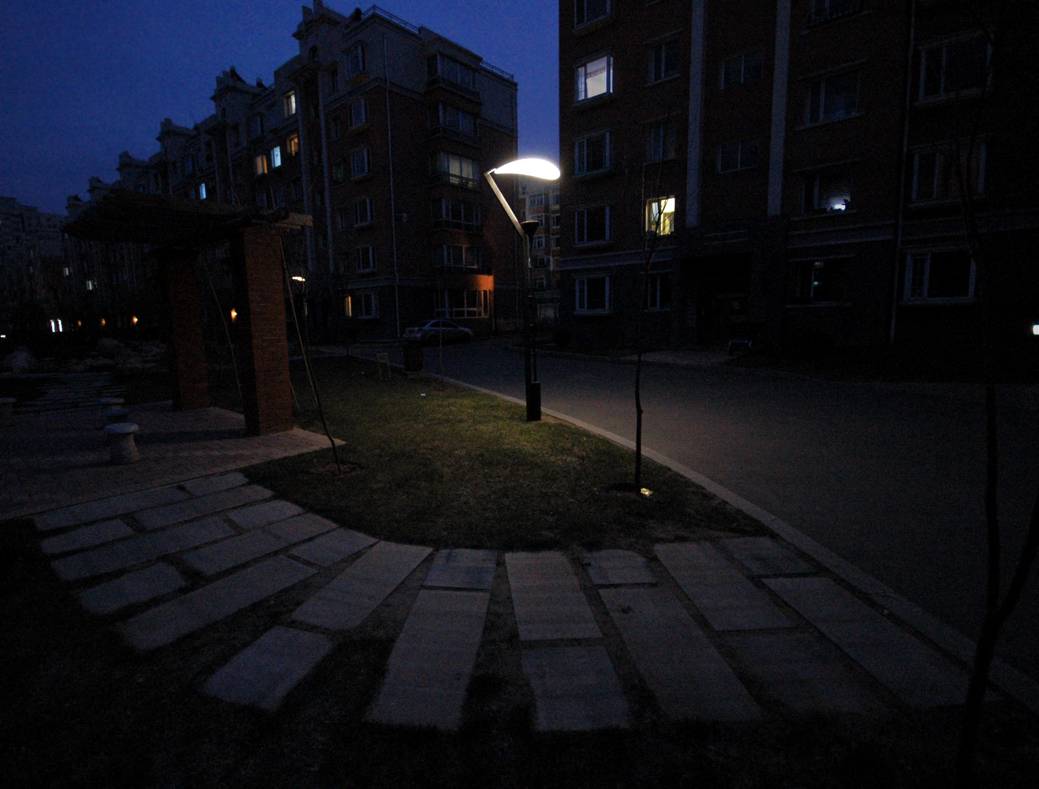
//> input picture low-light/datasets/LIME/10.bmp, 1039 x 789 px
$ ./dong_lowlight   (built with g++ and OpenCV 4)
//> lines starting //> are read from the running program, lines starting //| are printed output that depends on the picture
//> further down, low_light is the input picture: 789 rows x 1039 cols, CV_8UC3; mean B, G, R 24.8, 17.9, 16.8
// C++
#include <list>
#include <vector>
#include <iostream>
#include <assert.h>
// OpenCV
#include <opencv2/opencv.hpp>
// self
#include "guided_filter.hpp"


namespace {

    // [7 lines left out: function run, not called in this run]

    void cv_show(const cv::Mat& one_image, const char* info="") {
        cv::imshow(info, one_image);
        cv::waitKey(0);
        cv::destroyAllWindows();
    }

    bool cv_write(const cv::Mat& source, const std::string save_path) {
        return cv::imwrite(save_path, source, std::vector<int>({cv::IMWRITE_PNG_COMPRESSION, 0}));
    }

    cv::Mat make_pad(const cv::Mat& one_image, const int pad_H, const int pad_W) {
        cv::Mat padded_image;
        cv::copyMakeBorder(one_image, padded_image, pad_H, pad_H, pad_W, pad_W, cv::BORDER_REFLECT);
        return padded_image;
    }

}


template<typename T>
cv::Mat compute_dark_channel(const cv::Mat& origin, const int H, const int W, const int radius=7) {
    const T* const ori_ptr = origin.ptr<T>();
    // 决定数据类型, 是 uchar 还是 float
    const int TYPE = origin.type() == CV_8UC3 ? CV_8UC1 : CV_32FC1;
    // 【1】先 R, G, B 三通道求一个最小图
    cv::Mat min_bgr(H, W, TYPE);
    T* const min_bgr_ptr = min_bgr.ptr<T>();
    const int length = H * W;
    for(int i = 0;i < length; ++i) {
        const int p = 3 * i;
        min_bgr_ptr[i] = std::min(ori_ptr[p], std::min(ori_ptr[p + 1], ori_ptr[p + 2]));
    }
    // 【2】min_bgr 中每个点, 在窗口中找一个最小值
    // 先对图像做 padding
    auto pad_min_bgr = make_pad(min_bgr, radius, radius);
    const int H2 = H + 2 * radius;
    const int W2 = W + 2 * radius;
    // 存放第一次横向找最小值地结果
    cv::Mat temp(H2, W, TYPE);
    T* const temp_ptr = temp.ptr<T>();
    int cnt = 0;
    // 第一次, 横向找 H2 次
    for(int i = 0;i < H2; ++i) {
        T* const row_ptr = pad_min_bgr.ptr<T>() + i * W2 + radius;
        for(int j = 0;j < W; ++j) {
            T min_value = 255;
            for(int k = -radius; k <= radius; ++k)
                min_value = std::min(min_value, row_ptr[j + k]);
            temp_ptr[cnt++] = min_value;
        }
    }
    // 释放空间
    pad_min_bgr.release();
    // 第二次, 竖向比较
    for(int j = 0;j < W; ++j) {
        for(int i = 0;i < H; ++i) {
            T min_value = 255;
            const int offset = (radius + i) * W + j;
            for(int k = -radius; k <= radius; ++k)
                min_value = std::min(min_value, temp_ptr[offset + k * W]);
            min_bgr_ptr[i * W + j] = min_value;  // 结果直接存放到 min_bgr 里面, 节约空间
        }
    }
    return min_bgr;
}


using details_type = std::list< std::pair<std::string, cv::Mat> >;

details_type dong_enhance(
        const cv::Mat& low_light,
        const int radius=3,
        const int A_pixels=100,
        const float weight=0.8,
        const float border=0.5,
        const bool denoise=false) {
//> called with radius = 3, A_pixels = 100, weight = 0.8, border = 0.5, denoise = false
    details_type collections;
    // 获取信息
    const int H = low_light.rows;
    const int W = low_light.cols;
    const int C = low_light.channels();
    const int length = H * W;
    const int total_length = length * C;
    assert(low_light.type() == 16 and "Only CV_8U3(BGR) are supported !");

    //【1】首先 255 - low_light, 得到反转图像
    cv::Mat inverse(H, W, low_light.type());
    uchar* const inv_ptr = inverse.ptr<uchar>();
    for(int i = 0;i < total_length; ++i)
        inv_ptr[i] = 255 - low_light.data[i];
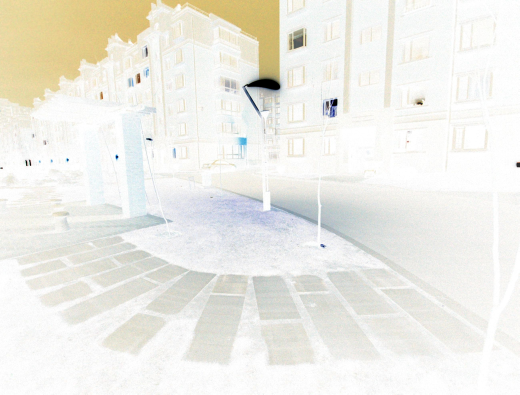
//> inverse: 789 rows x 1039 cols, CV_8UC3 (shown at 1/2 size); mean B, G, R 230.2, 237.1, 238.2
    collections.emplace_back("inverse", inverse);
//> collections = 1 item

    // 【2】对 inverse 去雾, 首先求 inverse 的暗通道
    const auto dark_channel = compute_dark_channel<uchar>(inverse, H, W, radius);
//> the loop in compute_dark_channel, `for(int i = 0;i < H2; ++i)` made 795 passes
//> cnt on passes 1 to 3: 1039, 2078, 3117
//> after the loop in compute_dark_channel, `for(int i = 0;i < H2; ++i)`:
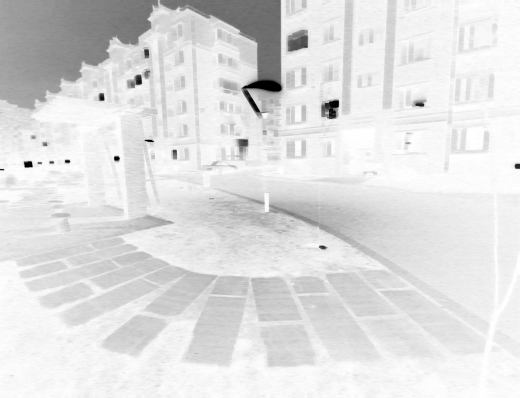
//> temp: 795 rows x 1039 cols, CV_8UC1 (shown at 1/2 size); min 0, max 255, mean 222.9
//> after the loop in compute_dark_channel, `for(int i = 0;i < H2; ++i)`: cnt = 826005
    collections.emplace_back("dark_channel", dark_channel);
//> collections = 2 items

    // 【3】根据暗通道, 排序筛选最大值的前 100 个点
    // 在 有雾图像中去找 rgb 之和最大值作为对三个通道大气光 A 的估计
    std::vector< std::vector<int> > book(256);
    const uchar* const dark_ptr = dark_channel.ptr<uchar>();
    for(int i = 0;i < length; ++i)
        book[dark_ptr[i]].emplace_back(i);
    int cnt = 0;
    std::vector<int> index(A_pixels);  // 找到暗通道最大的 100 个点坐标
    for(int i = 255; i >= 0; --i) {
        const int _size = book[i].size(); // 这里是 O(1)
        for(int t = 0;t < _size and cnt < A_pixels; ++t)
            index[cnt++] = book[i][t];
    }
    int max_bgr_sum = 0;  // 从这 100 个暗通道最大值对应 有雾图像 中, 找 r, g, b 之和最大的点
    int max_index = -1;
    for(int i = 0;i < A_pixels; ++i) {
        const int p = 3 * index[i];
        const int cur_sum = inv_ptr[p] + inv_ptr[p + 1] + inv_ptr[p + 2];
        if(cur_sum > max_bgr_sum) {
            max_bgr_sum = cur_sum;
            max_index = index[i];
        }
    }
//> this loop made 100 passes
//> max_bgr_sum on pass 1: 765
//> after the loop, max_bgr_sum = 765; max_index = 270048
    // 现在 max_index 是最大的 r, g, b 的通道
    int A[3] = {inv_ptr[max_index * 3], inv_ptr[max_index * 3 + 1], inv_ptr[max_index * 3 + 2]};
//> A = [255, 255, 255]
    std::cout << "三个通道的全局大气光估计值 " << A[0] << ", " << A[1] << ", " << A[2] << "\n";
//| 三个通道的全局大气光估计值 255, 255, 255

    // 【4】估计 t
    // 准备一个 float 图, 每个通道的像素除以对应的全局大气光
    cv::Mat R_A(H, W, CV_32FC3);
    float* const R_A_ptr = R_A.ptr<float>();
    for(int i = 0;i < length; ++i) {
        const int p = 3 * i;
        for(int c = 0;c < 3; ++c)
            R_A_ptr[p + c] = inv_ptr[p + c] * 1.f / A[c];
    }
    // 根据比值的暗通道, 得到透射率(这里的 R_A 是 CV_32FC1 了, 节约空间)
    R_A = compute_dark_channel<float>(R_A, H, W, radius);
//> the loop in compute_dark_channel (call 2), `for(int i = 0;i < H2; ++i)` made 795 passes
    float* t_ptr = R_A.ptr<float>();

    // 对透射率做点小改变, 远景增强地更厉害点
    auto discount = [border](const float x) ->float {
        return x;
        if(x >= 0 and x < border) return 2 * x * x;
        else return x;
    };
    for(int i = 0;i < length; ++i)
        t_ptr[i] = discount(1.f - weight * t_ptr[i]);
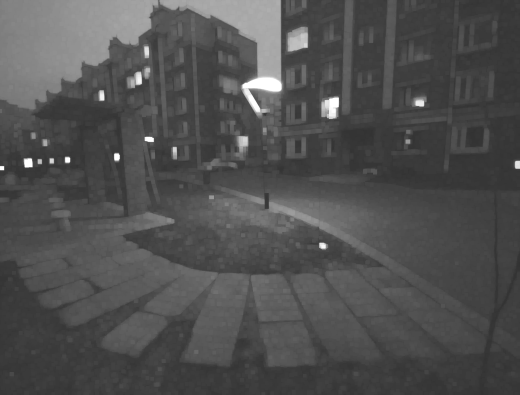
//> R_A: 789 rows x 1039 cols, CV_32FC1 (shown at 1/2 size); min 0.2, max 1, mean 0.318

    // 开始求解 J(x), 然后取反
    cv::Mat result(H, W, CV_8UC3);
    uchar* const res_ptr = result.ptr<uchar>();
    for(int i = 0;i < length; ++i) {
        const int p = 3 * i;
        for(int c = 0;c < 3; ++c) {
            const float J = (inv_ptr[p + c] - A[c]) * 1.f / t_ptr[i] + A[c];  // 偏大
            res_ptr[p + c] = cv::saturate_cast<uchar>(J);
        }
    }
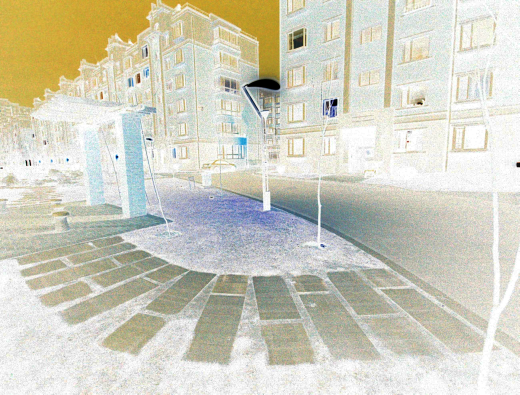
//> result: 789 rows x 1039 cols, CV_8UC3 (shown at 1/2 size); mean B, G, R 191, 206.8, 208.3
    // 做去噪
    if(denoise) {
        cv::fastNlMeansDenoisingColored(result, result, 5, 5, 5, 15);
    }
    collections.emplace_back("dehazed", result.clone());
//> collections = 3 items

    // 反转图像
    for(int i = 0;i < total_length; ++i)
        res_ptr[i] = 255 - res_ptr[i]; // 更大
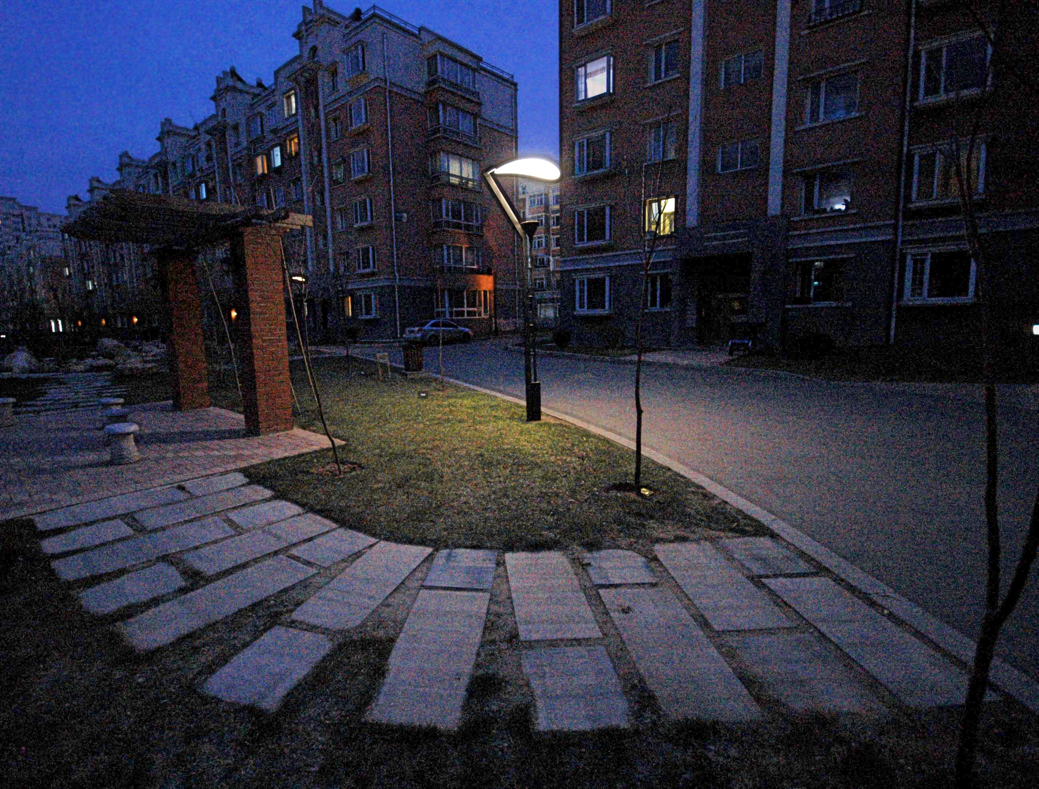
//> result: 789 rows x 1039 cols, CV_8UC3; mean B, G, R 64, 48.2, 46.7
    collections.emplace_back("enhanced", result.clone());
//> collections = 4 items
    return collections;
}


int main() {
	// 读取图像
	cv::Mat low_light = cv::imread("../datasets/LIME/10.bmp"); // "../datasets/LOL/775.png"

    cv_show(low_light);

    // 开始增强
    auto collections = dong_enhance(low_light, 3, 100, 0.8, 0.5, false);
//> collections = 4 items

//    cv::Mat concat;
//    cv::hconcat(std::vector<cv::Mat>({low_light, collections.back().second}), concat);
//    cv_show(concat);

    // 展示
    for(const auto& item : collections) {
        cv_show(item.second, item.first.c_str());
        cv_write(item.second, "./images/output/" + item.first + ".png");
    }
//> this loop made 4 passes

    return 0;
}

$ run again, with low-light/datasets/LIME/1.bmp copied over low-light/datasets/LIME/10.bmp
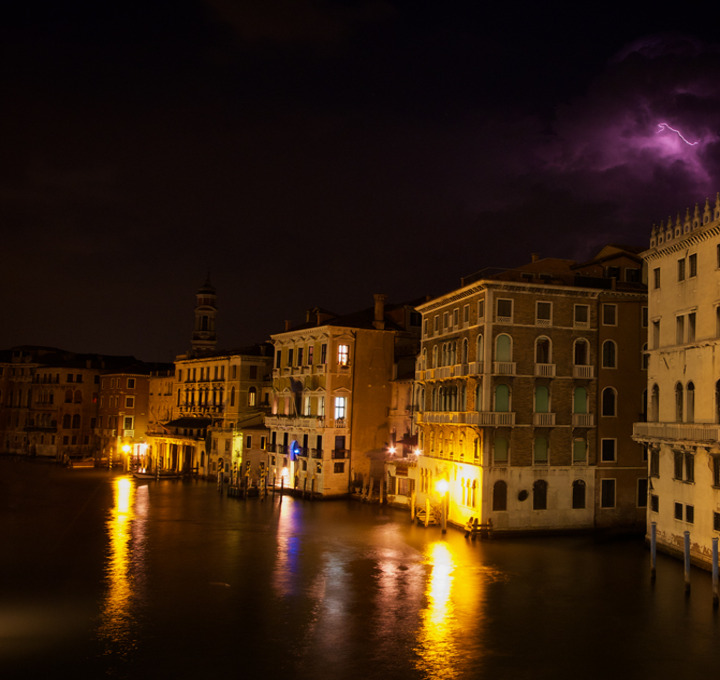
//> input picture low-light/datasets/LIME/1.bmp, 720 x 680 px
//> low_light is the input picture: 680 rows x 720 cols, CV_8UC3; mean B, G, R 13.3, 31.7, 53.9
//> in dong_enhance, `collections.emplace_back("inverse", inverse);`: collections = 1 item
//> the loop in compute_dark_channel, `for(int i = 0;i < H2; ++i)` made 686 passes
//> cnt on passes 1 to 3: 720, 1440, 2160
//> after the loop in compute_dark_channel, `for(int i = 0;i < H2; ++i)`: cnt = 493920
//> after the loop in compute_dark_channel, `for(int j = 0;j < W; ++j)`:
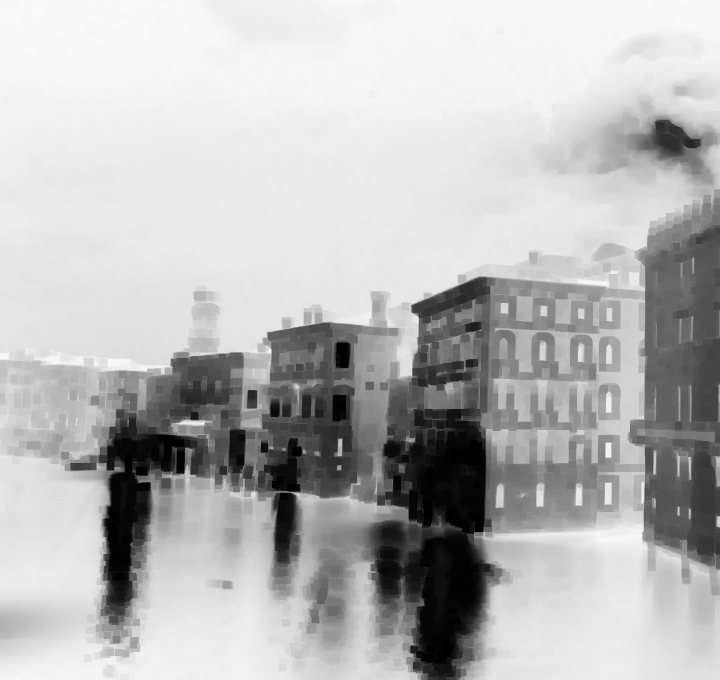
//> min_bgr: 680 rows x 720 cols, CV_8UC1; min 0, max 251, mean 185
//> in dong_enhance, `collections.emplace_back("dark_channel", dark_channel);`: collections = 2 items
//> the loop in dong_enhance, `for(int i = 0;i < A_pixels; ++i)` made 100 passes
//> max_bgr_sum on pass 1: 757
//> after the loop in dong_enhance, `for(int i = 0;i < A_pixels; ++i)`: max_bgr_sum = 757; max_index = 20
//> A = [251, 254, 252]
//| 三个通道的全局大气光估计值 251, 254, 252
//> padded_image: 686 rows x 726 cols, CV_32FC1
//> the loop in compute_dark_channel (call 2), `for(int i = 0;i < H2; ++i)` made 686 passes
//> in dong_enhance, `collections.emplace_back("dehazed", result.clone());`: collections = 3 items
//> after the loop in dong_enhance, `for(int i = 0;i < total_length; ++i)`:
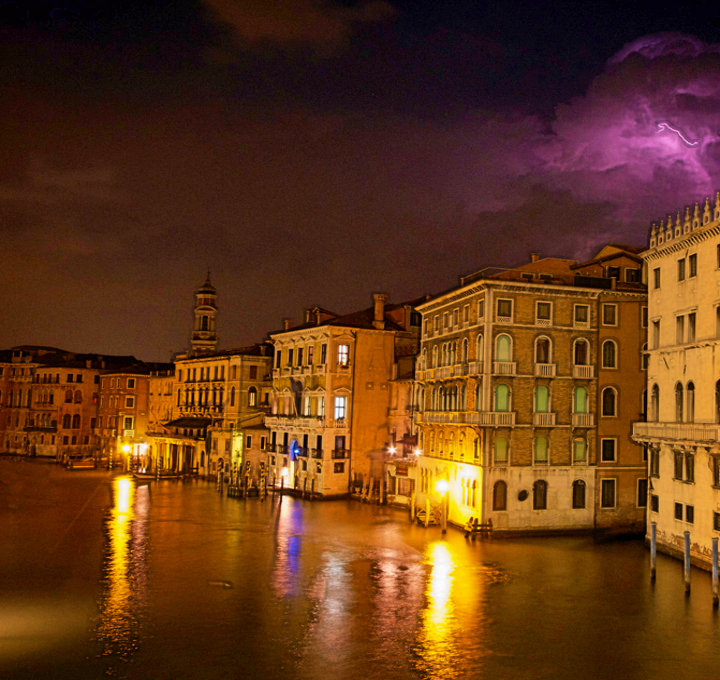
//> result: 680 rows x 720 cols, CV_8UC3; mean B, G, R 22.5, 55.6, 99.3
//> in dong_enhance, `collections.emplace_back("enhanced", result.clone());`: collections = 4 items
//> the loop `for(const auto& item : collections)` made 4 passes

$ run again, with low-light/datasets/LIME/3.bmp copied over low-light/datasets/LIME/10.bmp
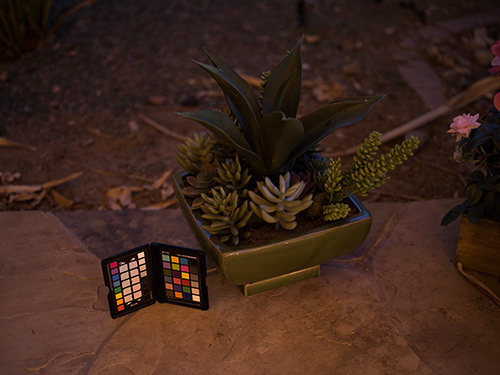
//> input picture low-light/datasets/LIME/3.bmp, 500 x 375 px
//> low_light is the input picture: 375 rows x 500 cols, CV_8UC3; mean B, G, R 27.7, 38.4, 62.2
//> in dong_enhance, `collections.emplace_back("inverse", inverse);`: collections = 1 item
//> the loop in compute_dark_channel, `for(int i = 0;i < H2; ++i)` made 381 passes
//> cnt on passes 1 to 3: 500, 1000, 1500
//> after the loop in compute_dark_channel, `for(int i = 0;i < H2; ++i)`: cnt = 190500
//> after the loop in compute_dark_channel, `for(int j = 0;j < W; ++j)`:
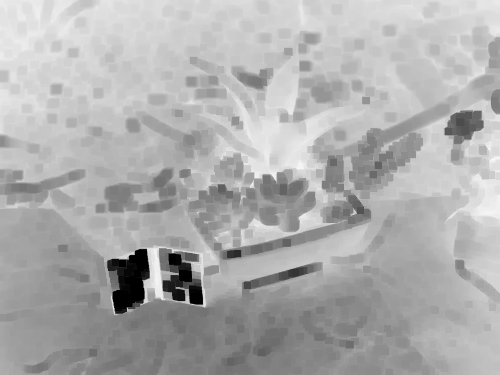
//> min_bgr: 375 rows x 500 cols, CV_8UC1; min 0, max 249, mean 173.6
//> in dong_enhance, `collections.emplace_back("dark_channel", dark_channel);`: collections = 2 items
//> the loop in dong_enhance, `for(int i = 0;i < A_pixels; ++i)` made 100 passes
//> (cur_sum, max_bgr_sum) on passes 1, 2, 3, 5: (759, 759), (762, 762), (763, 763), (764, 764)
//> after the loop in dong_enhance, `for(int i = 0;i < A_pixels; ++i)`: max_bgr_sum = 764; max_index = 79493
//> A = [255, 255, 254]
//| 三个通道的全局大气光估计值 255, 255, 254
//> padded_image: 381 rows x 506 cols, CV_32FC1
//> the loop in compute_dark_channel (call 2), `for(int i = 0;i < H2; ++i)` made 381 passes
//> in dong_enhance, `collections.emplace_back("dehazed", result.clone());`: collections = 3 items
//> after the loop in dong_enhance, `for(int i = 0;i < total_length; ++i)`:
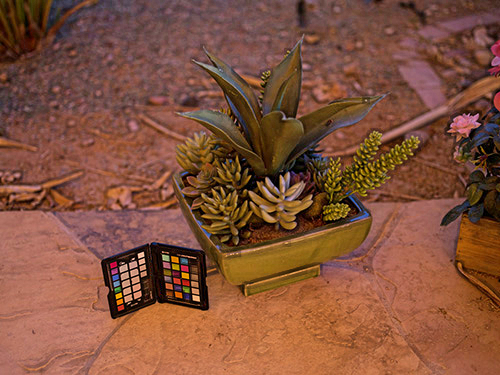
//> result: 375 rows x 500 cols, CV_8UC3; mean B, G, R 60, 81.7, 130.8
//> in dong_enhance, `collections.emplace_back("enhanced", result.clone());`: collections = 4 items
//> the loop `for(const auto& item : collections)` made 4 passes
